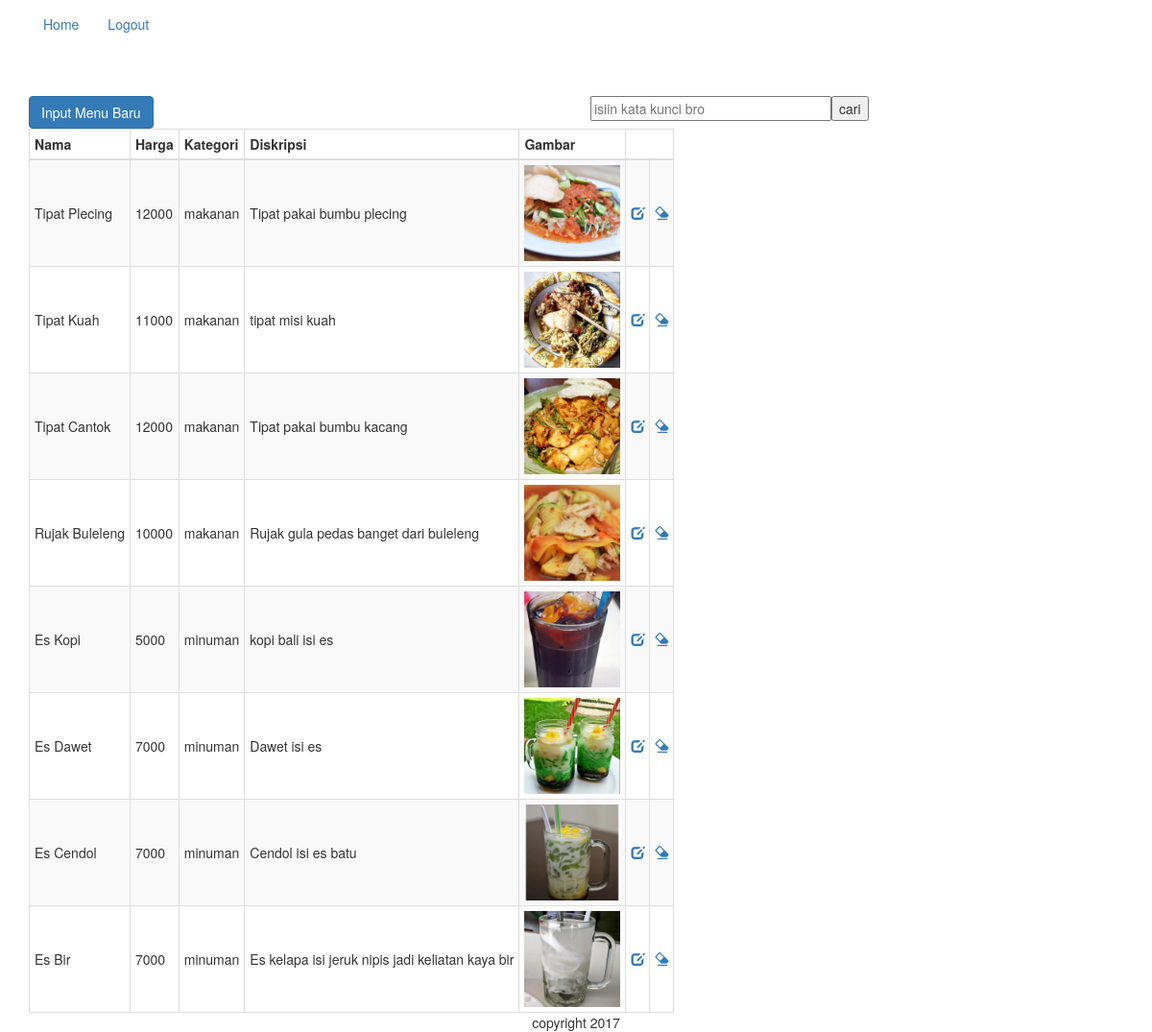
/admin/viewMenu.php, run on the app's committed database.
### tables this page shows
CREATE TABLE `menu` (
  `MenuID` tinyint(4) NOT NULL,
  `MenuNama` varchar(255) NOT NULL,
  `MenuHarga` mediumint(9) NOT NULL,
  `MenuDate` timestamp NOT NULL DEFAULT CURRENT_TIMESTAMP ON UPDATE CURRENT_TIMESTAMP,
  `MenuUser` tinyint(4) NOT NULL,
  `MenuGambar` varchar(255) NOT NULL,
  `MenuDiskripsi` text,
  `MenuKategori` enum('makanan','minuman','','') NOT NULL,
  `MenuUnggulan` tinyint(1) NOT NULL DEFAULT '0'
);

### admin/viewMenu.php (the view, shortened to what this page needs)
<?php
include '../class/connect.php';
$judul = 'Menu';
$dir = '../uploads/';
$cari = "";
$q = $pdo->prepare("SELECT * FROM menu ".$cari." ORDER BY MenuNama DESC");
?>
<!DOCTYPE html>
<html>
    <head>
        <link rel="stylesheet" href="../css/bootstrap.min.css">
        <link rel="stylesheet" href="../css/style.css">
    </head>
    <body>
        <div class="container">
            <header>
                <?php include 'nav.php'; ?>
            </header>
            <main>
                <div class="row">
                    <div class="col-sm-6"><a href="form<?php echo $judul; ?>.php" class="btn btn-primary">Input <?php echo $judul; ?> Baru</a></div>
                    <div class="col-sm-6">
                        <form action="" method="GET" class="form-inline right">
                            <input name="cari" size="30" placeholder="isiin kata kunci bro" value="<?php echo filter_input(1,"cari"); ?>"><input type="submit" value="cari" name="submit">
                        </form>
                    </div>
                </div>
                <table class="table-responsive table-striped table-bordered table-hover">
                    <thead>
                    <tr>
                        <th>Nama</th>
                        <th>Harga</th>
                        <th>Kategori</th>
                        <th>Diskripsi</th>
                        <th>Gambar</th>
                        <th colspan="2">&nbsp;</th>
                    </tr>
                    </thead>
                    <tbody>
                    <?php
                    $q->execute();
                    while ($d = $q->fetch()){
                    ?>
                    <tr>
                        <td><?php echo $d['MenuNama']; ?></td>
                        <td><?php echo $d['MenuHarga']; ?></td>
                        <td><?php echo $d['MenuKategori']; ?></td>
                        <td><?php echo $d['MenuDiskripsi']; ?></td>
                        <td><?php if(!empty($d['MenuGambar'])){ ?><img src="<?php echo $dir.str_replace(".","_Thumb.",$d['MenuGambar']); ?>" alt="<?php echo $d['MenuNama']; ?>" style="width:100px;"><?php } ?></td>
                        <td><a href="form<?php echo $judul; ?>.php?edit=<?php echo $d['MenuID'];?>" class="glyphicon glyphicon-edit"></a></td>
                        <td><a href="view<?php echo $judul; ?>.php?hapus=<?php echo $d['MenuID'];?>" class="glyphicon glyphicon-erase"></a></td>
                    </tr>
                    <?php
                    }
                    ?>
                    </tbody>
                </table>
            </main>
            <footer>
                copyright 2017
            </footer>
        </div>
    </body>
</html>

### css/style.css (style rules this page uses)
main { padding-top: 100px; }
header,footer { text-align: center; }
th,td { padding:5px; }

### data on the page
menu: MenuNama "Tipat Plecing", MenuHarga "12000", MenuKategori "makanan", MenuDiskripsi "Tipat pakai bumbu plecing", shows a picture
menu: MenuNama "Tipat Kuah", MenuHarga "11000", MenuKategori "makanan", MenuDiskripsi "tipat misi kuah", shows a picture
menu: MenuNama "Tipat Cantok", MenuHarga "12000", MenuKategori "makanan", MenuDiskripsi "Tipat pakai bumbu kacang", shows a picture
menu: MenuNama "Rujak Buleleng", MenuHarga "10000", MenuKategori "makanan", MenuDiskripsi "Rujak gula pedas banget dari buleleng", shows a picture
menu: MenuNama "Es Kopi", MenuHarga "5000", MenuKategori "minuman", MenuDiskripsi "kopi bali isi es", shows a picture
menu: MenuNama "Es Dawet", MenuHarga "7000", MenuKategori "minuman", MenuDiskripsi "Dawet isi es", shows a picture
menu: MenuNama "Es Cendol", MenuHarga "7000", MenuKategori "minuman", MenuDiskripsi "Cendol isi es batu", shows a picture
menu: MenuNama "Es Bir", MenuHarga "7000", MenuKategori "minuman", MenuDiskripsi "Es kelapa isi jeruk nipis jadi keliatan kaya bir", shows a picture

### other printed values
$judul "Menu"
